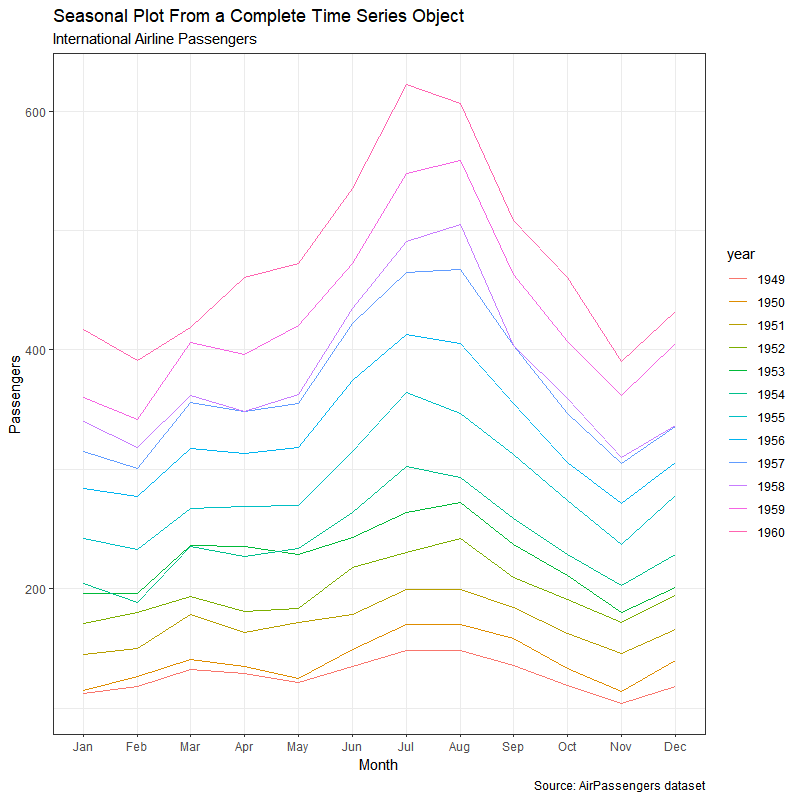

Write R code to recreate this figure.
### SEASONAL PLOT FROM A COMPLETE TIME SERIES OBJECT ###

# Import ggplot2 package
library(ggplot2)                                    

# Import forecast package
library(forecast)                                    

# Pre-set the black and white theme
theme_set(theme_bw())                                

ggseasonplot() +                  # set the dataset
  labs(title = "",                # type in the plot title
       subtitle = "",             # type in the plot subtitle
       x = "",                    # type in the x-axis label
       y = "",                    # type in the y-axis label
       caption = "")              # type in additional captions

# EXAMPLE

library(ggplot2)
library(forecast)
theme_set(theme_bw())

ggseasonplot(AirPassengers) + 
  labs(title = "Seasonal Plot From a Complete Time Series Object",
       subtitle = "International Airline Passengers",
       x = "Month",
       y = "Passengers",
       caption = "Source: AirPassengers dataset")
